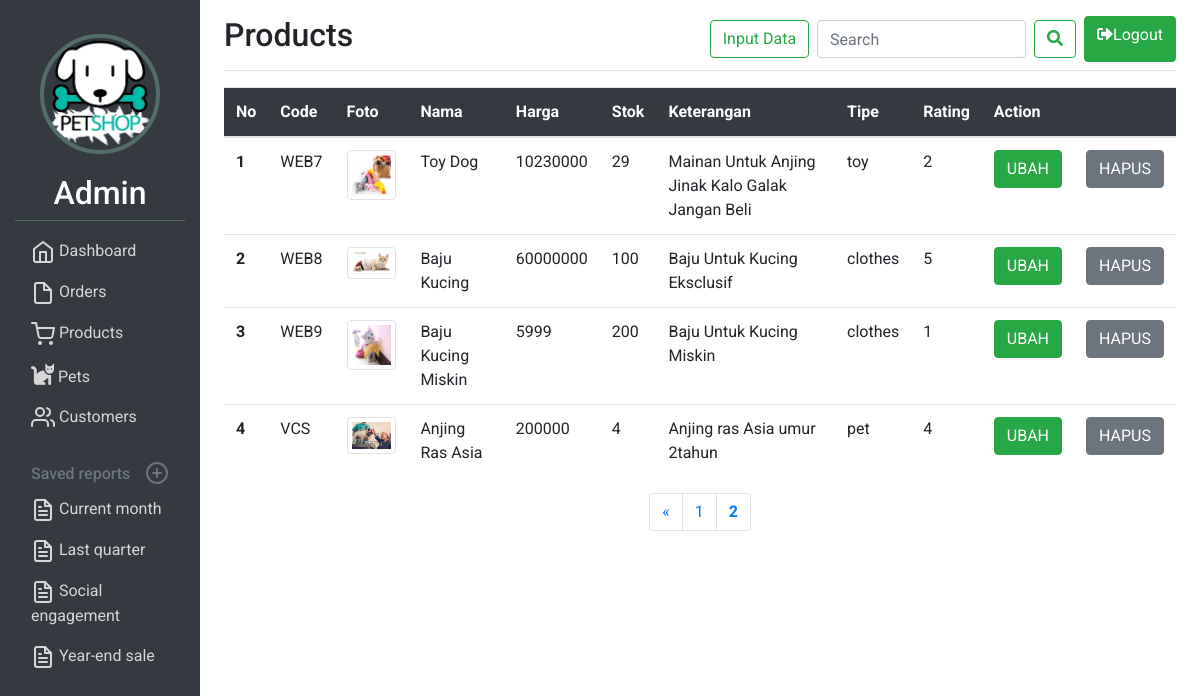
Page /user/products.php?halaman=2 (signed in) on the committed database.
### tables this page shows
CREATE TABLE `products` (
  `productid` int(11) NOT NULL,
  `product_code` varchar(60) NOT NULL,
  `product_desc` tinytext DEFAULT NULL,
  `product_img_name` varchar(60) NOT NULL,
  `qty_product` int(11) NOT NULL,
  `price_product` float NOT NULL,
  `product_name` varchar(60) NOT NULL,
  `product_type` varchar(30) DEFAULT 'pet',
  `product_rating` int(11) DEFAULT NULL
);

### function.php (called while the page is built, shortened)
<?php
$conn = mysqli_connect("localhost","root","root","petshop");
function query($query){
    global $conn;
    $result = mysqli_query($conn, $query);
    $rows = [];
    while ( $row = mysqli_fetch_assoc($result) ){
        $rows[] = $row;
    }
    return $rows;
}
?>

### user/products.php (the view, shortened to what this page needs)
<?php
require '../function.php';
$jumlahDataPerHalaman = 6;
$jumlahData = count(query("SELECT * FROM products"));
$jumlahHalaman = ceil($jumlahData/$jumlahDataPerHalaman);
$halamanAktif = ( isset($_GET["halaman"]) ) ? $_GET["halaman"] : 1;
$awalData = ($jumlahDataPerHalaman * $halamanAktif) - $jumlahDataPerHalaman;
$products = query("SELECT * FROM products LIMIT $awalData, $jumlahDataPerHalaman");
?>
<!DOCTYPE html>
<html lang="en" dir="ltr">
  <head>
    <link rel="stylesheet" href="https://use.fontawesome.com/releases/v5.8.1/css/all.css">
    <link rel="stylesheet" href="https://stackpath.bootstrapcdn.com/bootstrap/4.3.1/css/bootstrap.min.css">
    <link rel="stylesheet" href="user.css">
  </head>
  <body data-gr-c-s-loaded="true" cz-shortcut-listen="true">
  <div class="container-fluid">
    <div class="row">
      <nav class="col-md-2 d-none d-md-block bg-dark sidebar">
        <div class="sidebar-sticky">
          <div class="admin-profile">
            <div class="admin-image">
              <img src="img/logo.png" alt="">
            </div>
            <div class="admin-name">
              <h2>Admin</h2>
            </div>
          </div>
          <ul class="nav flex-column">
            <li class="nav-item">
              <a class="nav-link active" href="index.php">
                Dashboard <span class="sr-only">(current)</span>
              </a>
            </li>
            <li class="nav-item">
              <a class="nav-link" href="orders.php">
                Orders
              </a>
            </li>
            <li class="nav-item">
              <a class="nav-link" href="products.php">
                Products
              </a>
            </li>
            <li class="nav-item">
              <a class="nav-link" href="pets.php">
                <i class='fas fa-cat' style='font-size:23px'></i>
                Pets
              </a>
            </li>
            <li class="nav-item">
              <a class="nav-link" href="customers.php">
                Customers
              </a>
            </li>
          </ul>
          <h6 class="sidebar-heading d-flex justify-content-between align-items-center px-3 mt-4 mb-1 text-muted">
            <span>Saved reports</span>
            <a class="d-flex align-items-center text-muted" href="#">
            </a>
          </h6>
          <ul class="nav flex-column mb-2">
            <li class="nav-item">
              <a class="nav-link" href="#">
                Current month
              </a>
            </li>
            <li class="nav-item">
              <a class="nav-link" href="#">
                Last quarter
              </a>
            </li>
            <li class="nav-item">
              <a class="nav-link" href="#">
                Social engagement
              </a>
            </li>
            <li class="nav-item">
              <a class="nav-link" href="#">
                Year-end sale
              </a>
            </li>
          </ul>
        </div>
      </nav>
      <main role="main" class="col-md-9 ml-sm-auto col-lg-10 px-4">
        <div class="d-flex justify-content-between flex-wrap flex-md-nowrap align-items-center pt-3 pb-2 mb-3 border-bottom">
          <h1 class="h2">Products</h1>
          <div class="btn-toolbar mb-2 mb-md-0">
            <div class="btn-group mr-2">
              <a href="tambah.php"><button type="button" class="btn  btn-outline-success mt-1">Input Data</button></a>
            </div>
            <div class="btn-group mr-2">
                <form class="form-inline my-2 my-lg-1" action="" method="post">
                <input class="form-control mr-sm-2" type="search" name="keyword" id="keyword" placeholder="Search" aria-label="Search">
                <button class="btn btn-outline-success my-2 my-sm-0" type="submit" name="search" id="search"><i class="fas fa-search"></i></button>
            </form>
            </div>
            <a href="../logout.php" class="btn btn-success">
              <i class="fas fa-sign-out-alt"></i>Logout
            </a>
          </div>
        </div>
        <table class="table table-hover">
        <thead class="bg-dark">
            <tr>
                <th scope="col">No</th>
                <th scope="col">Code</th>
                <th scope="col">Foto</th>
                <th scope="col">Nama</th>
                <th scope="col">Harga</th>
                <th scope="col">Stok</th>
                <th scope="col">Keterangan</th>
                <th scope="col">Tipe</th>
                <th scope="col">Rating</th>
                <th colspan=2 scope="col">Action</th>
            </tr>
        </thead>
        <tbody>
            <?php $i=1; ?>
            <?php foreach($products as $product): ?>
            <tr>
            <th scope="row"><?= $i; ?></th>
            <td><?= $product["product_code"]; ?></td>
            <td><img src="../img/products/<?= $product["product_img_name"]; ?>" class="img-thumbnail" alt=""></td>
            <td><?= $product["product_name"]; ?></td>
            <td><?= $product["price_product"]; ?></td>
            <td><?= $product["qty_product"]; ?></td>
            <td><?= $product["product_desc"]; ?></td>
            <td><?= $product["product_type"]; ?></td>
            <td><?= $product["product_rating"]; ?></td>
            <td><a href="ubah.php?productid=<?= $product["productid"]; ?>"><button class="btn btn-success">UBAH</button></a></td>
            <td><a href="hapus.php?productid=<?= $product["productid"]; ?>"><button class="btn btn-secondary">HAPUS</button></a></td>
            </tr>
            <?php $i+=1; ?>
            <?php endforeach; ?>
        </tbody>
        </table>
    <nav aria-label="Page navigation example">
      <ul class="pagination justify-content-center">
        <?php if($halamanAktif > 1) : ?>
        <li class="page-item">
          <a class="page-link" href="?halaman=<?= $halamanAktif - 1; ?>" aria-label="Previous">
            <span aria-hidden="true">&laquo;</span>
          </a>
        </li>
        <?php endif; ?>
          <?php for( $i = 1; $i <= $jumlahHalaman; $i++) : ?>
            <?php if($i == $halamanAktif): ?>
              <li class="page-item font-weight-bold"><a class="page-link" href="?halaman=<?= $i; ?>"><?= $i; ?></a></li>
            <?php else: ?>
              <li class="page-item"><a class="page-link" href="?halaman=<?= $i; ?>"><?= $i; ?></a></li>
            <?php endif; ?>
          <?php endfor; ?>
      </ul>
    </nav>
      </main>
    </div>
  </div>
  </body>
</html>

### user/user.css (style rules this page uses)
* { margin: 0; padding: 0; font-family: 'Roboto', sans-serif; }
.sidebar { position: fixed; height: 100%; color: rgb(215, 215, 215); }
.admin-profile { width: 100%; margin-top: 20%; margin-bottom: 10px; border-bottom: 1px solid rgb(83, 110, 106); }
.admin-image img { display: block; margin: auto; height: 120px; width: 120px; border: 4px solid rgb(83, 110, 106); border-radius: 100%; }
.admin-name { margin-top: 20px; text-align: center; }
.nav li a { color: rgb(215, 215, 215); }
.bg-dark { color: white; }
.form-control { outline-color: green; }
.img-thumbnail { width: 100px; margin: auto; }

### rows in the picture
products: product_code "WEB7", product_img_name (picture), product_name "Toy Dog", price_product "10230000", qty_product "29", product_desc "Mainan Untuk Anjing Jinak Kalo Galak Jangan Beli", product_type "toy", product_rating "2"
products: product_code "WEB8", product_img_name (picture), product_name "Baju Kucing", price_product "60000000", qty_product "100", product_desc "Baju Untuk Kucing Eksclusif", product_type "clothes", product_rating "5"
products: product_code "WEB9", product_img_name (picture), product_name "Baju Kucing Miskin", price_product "5999", qty_product "200", product_desc "Baju Untuk Kucing Miskin", product_type "clothes", product_rating "1"
products: product_code "VCS", product_img_name (picture), product_name "Anjing Ras Asia", price_product "200000", qty_product "4", product_desc "Anjing ras Asia umur 2tahun", product_type "pet", product_rating "4"
